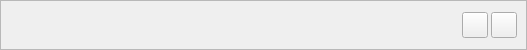
<?xml version="1.0" encoding="UTF-8"?>
<ui version="4.0">
 <class>Form</class>
 <widget class="QWidget" name="Form">
  <property name="geometry">
   <rect>
    <x>0</x>
    <y>0</y>
    <width>527</width>
    <height>50</height>
   </rect>
  </property>
  <property name="minimumSize">
   <size>
    <width>0</width>
    <height>50</height>
   </size>
  </property>
  <property name="maximumSize">
   <size>
    <width>16777215</width>
    <height>50</height>
   </size>
  </property>
  <property name="windowTitle">
   <string>Form</string>
  </property>
  <layout class="QHBoxLayout" name="horizontalLayout">
   <property name="spacing">
    <number>2</number>
   </property>
   <property name="leftMargin">
    <number>0</number>
   </property>
   <property name="topMargin">
    <number>0</number>
   </property>
   <property name="rightMargin">
    <number>0</number>
   </property>
   <property name="bottomMargin">
    <number>0</number>
   </property>
   <item>
    <widget class="QFrame" name="running_item_main_frame">
     <property name="frameShape">
      <enum>QFrame::StyledPanel</enum>
     </property>
     <property name="frameShadow">
      <enum>QFrame::Raised</enum>
     </property>
     <layout class="QHBoxLayout" name="items_layout">
      <property name="spacing">
       <number>3</number>
      </property>
      <item>
       <widget class="QLabel" name="running_item_image_label">
        <property name="minimumSize">
         <size>
          <width>26</width>
          <height>26</height>
         </size>
        </property>
        <property name="maximumSize">
         <size>
          <width>26</width>
          <height>26</height>
         </size>
        </property>
        <property name="text">
         <string/>
        </property>
       </widget>
      </item>
      <item>
       <widget class="QLabel" name="running_item_asset_label">
        <property name="text">
         <string/>
        </property>
       </widget>
      </item>
      <item>
       <widget class="QPushButton" name="running_item_lock_pushButton">
        <property name="minimumSize">
         <size>
          <width>26</width>
          <height>26</height>
         </size>
        </property>
        <property name="maximumSize">
         <size>
          <width>26</width>
          <height>26</height>
         </size>
        </property>
        <property name="text">
         <string/>
        </property>
       </widget>
      </item>
      <item>
       <widget class="QPushButton" name="focus_pushButton">
        <property name="minimumSize">
         <size>
          <width>26</width>
          <height>26</height>
         </size>
        </property>
        <property name="maximumSize">
         <size>
          <width>26</width>
          <height>26</height>
         </size>
        </property>
        <property name="text">
         <string/>
        </property>
       </widget>
      </item>
     </layout>
    </widget>
   </item>
  </layout>
 </widget>
 <resources/>
 <connections/>
</ui>
